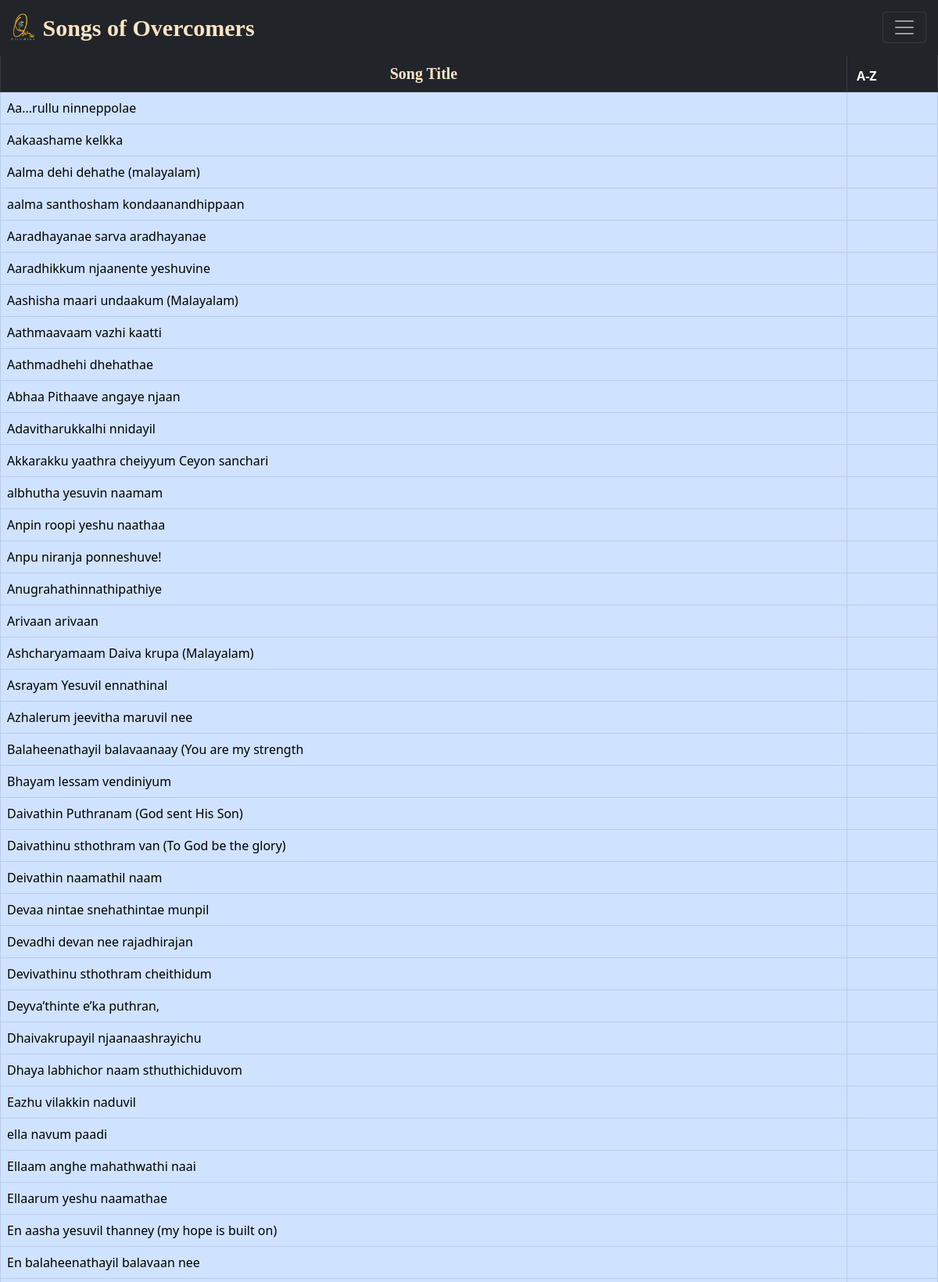
/malayalam (upper part), run on the app's committed database.
### tables this page shows
CREATE TABLE songs (
            id INTEGER PRIMARY KEY AUTOINCREMENT,
            title TEXT,
            alternate_title TEXT,
            lyrics TEXT,
            transliteration TEXT,
            chord TEXT,
            search_title TEXT,
            search_lyrics TEXT,
            youtube_link TEXT,
            create_date TEXT,
            modified_date TEXT,
            username TEXT,
            FOREIGN KEY (username) REFERENCES users(username)
        );

### server.py (the view)
@app.route('/malayalam')
def malayalam():
    conn = sqlite3.connect(DATABASE)
    if 'username' in session:
        login = True
        user = session['username']
        cursor1 = conn.cursor()
        cursor1.execute(
            'SELECT permission FROM users where username = ?', (user,))
        permission = cursor1.fetchone()
        permission = permission[0]
    else:
        login = False
        user = ""
        permission = 0
    cursor = conn.cursor()
    cursor.execute('SELECT id, title, search_title, search_lyrics FROM songs')
    all_rows = cursor.fetchall()
    filtered_results = [row for row in all_rows if 'malayalam' in row[1]
                        or 'Malayalam' in row[1] or 'malayalam' in row[2] or 'Malayalam' in row[2]]
    sorted_rows = sorted(filtered_results, key=lambda x: x[1].lower())
    conn.close()
    return render_template("malayalam.html", login=login, user=user, rows=sorted_rows, permission=permission)

### templates/malayalam.html (shortened to what this page needs)
<!DOCTYPE html>
<html lang="en">
<head>
    <link rel="stylesheet" href="https://cdnjs.cloudflare.com/ajax/libs/font-awesome/4.7.0/css/font-awesome.min.css">
    <link href="https://cdn.jsdelivr.net/npm/bootstrap@5.0.2/dist/css/bootstrap.min.css" rel="stylesheet"
>
</head>
<body>
    <nav class="navbar navbar-dark bg-dark sticky-top " aria-label="First navbar example" id="navbar"
        style="display: none;">
        <div class="container-fluid">
            <a class="navbar-brand" href="#"><img src="static/lightTransp.png" alt="oilnwine logo" width="35px"
                    height="35px" class="d-inline-block align-text-bottom"><span
                    style="font-size: 30px;color: bisque; font-family:cursive;"><b>&nbsp;Songs of
                        Overcomers</b></span></a>
            <button class="navbar-toggler" type="button" data-bs-toggle="collapse" data-bs-target="#navbarpills"
                aria-controls="navbarpills" aria-expanded="false" aria-label="Toggle navigation"
                style="position:fixed; top: 15px; right:15px;">
                <span class="navbar-toggler-icon"></span>
            </button>
        </div>
    </nav>
    <br>
    <div class="tab-content" id="pills-tabContent">
        <div class="tab-pane fade show active" id="all" role="tabpanel" aria-labelledby="all-tab">
            <center>
                <table class="table table-dark table-hover table-bordered" style="margin-top: -25px;">
                    <thead class="table-dark">
                        <tr>
                            <th>
                                <center style="font-size: 20px;color: bisque; font-family:cursive;">Song Title</center>
                            </th>
                            <th >&nbsp;A-Z&nbsp;</th>
                        </tr>
                    </thead>
                    <tbody class="table-primary" id="songTable">
                        {% for row in rows %}
                        <tr data-id="{{ row[0] }}" id="{{ row[0] }}">
                            <td data-bs-toggle="modal" data-bs-target="#songModal">{{ row[1] }}</td>
                            <td>&nbsp;&nbsp;</td>
                        </tr>
                        {% endfor %}
                    </tbody>
                </table><br><br>
            </center>
        </div>
    </div>
</body>
</html>

### data on the page
songs: title "Aa...rullu ninneppolae"
songs: title "Aakaashame kelkka"
songs: title "Aalma dehi dehathe (malayalam)"
songs: title "aalma santhosham kondaanandhippaan"
songs: title "Aaradhayanae sarva aradhayanae"
songs: title "Aaradhikkum njaanente yeshuvine"
songs: title "Aashisha maari undaakum (Malayalam)"
songs: title "Aathmaavaam vazhi kaatti"
songs: title "Aathmadhehi dhehathae"
songs: title "Abhaa Pithaave angaye njaan"
songs: title "Adavitharukkalhi nnidayil"
songs: title "Akkarakku yaathra cheiyyum Ceyon sanchari"
songs: title "albhutha yesuvin naamam"
songs: title "Anpin roopi yeshu naathaa"
songs: title "Anpu niranja ponneshuve!"
songs: title "Anugrahathinnathipathiye"
songs: title "Arivaan arivaan"
songs: title "Ashcharyamaam Daiva krupa (Malayalam)"
songs: title "Asrayam Yesuvil ennathinal"
songs: title "Azhalerum jeevitha maruvil nee"
songs: title "Balaheenathayil balavaanaay (You are my strength"
songs: title "Bhayam lessam vendiniyum"
songs: title "Daivathin Puthranam (God sent His Son)"
songs: title "Daivathinu sthothram van (To God be the glory)"
songs: title "Deivathin naamathil naam"
songs: title "Devaa nintae snehathintae munpil"
songs: title "Devadhi devan nee rajadhirajan"
songs: title "Devivathinu sthothram cheithidum"
songs: title "Deyva’thinte e’ka puthran,"
songs: title "Dhaivakrupayil njaanaashrayichu"
songs: title "Dhaya labhichor naam sthuthichiduvom"
songs: title "Eazhu vilakkin naduvil"
songs: title "ella navum paadi"
songs: title "Ellaam anghe mahathwathi naai"
songs: title "Ellaarum yeshu naamathae"
songs: title "En aasha yesuvil thanney (my hope is built on)"
songs: title "En balaheenathayil balavaan nee"
